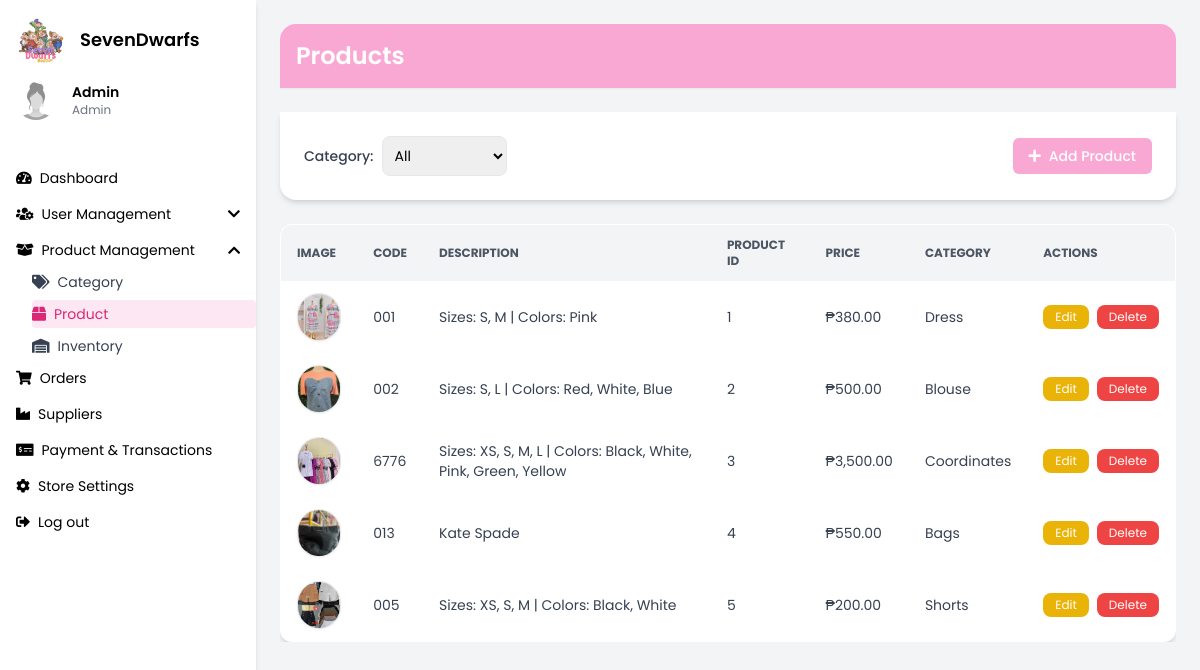
/products.php, run on the app's committed database.
### tables this page shows
CREATE TABLE `products` (
  `product_id` int(11) NOT NULL,
  `product_name` varchar(255) DEFAULT NULL,
  `description` text DEFAULT NULL,
  `price_id` int(11) DEFAULT NULL,
  `stocks` int(11) DEFAULT NULL,
  `category_id` int(11) DEFAULT NULL,
  `image_url` text DEFAULT NULL,
  `created_at` timestamp NOT NULL DEFAULT current_timestamp(),
  `supplier_id` int(11) DEFAULT NULL,
  `supplier_price` decimal(10,2) NOT NULL,
  `revenue` decimal(10,2) GENERATED ALWAYS AS (`price_id` - `supplier_price`) STORED,
  `sizes` varchar(255) DEFAULT NULL,
  `colors` varchar(255) DEFAULT NULL
);

CREATE TABLE `categories` (
  `category_id` int(11) NOT NULL,
  `category_code` varchar(10) DEFAULT NULL,
  `category_name` varchar(100) NOT NULL
);

### products.php (the view, shortened to what this page needs)
<?php
require 'conn.php';
$admin_name = "Admin";
$admin_role = "Admin";
$products = [];
$sqlProducts = "
    SELECT p.*, c.category_name
    FROM products p
    LEFT JOIN categories c ON p.category_id = c.category_id
";
$productStmt = $conn->prepare($sqlProducts);
$productStmt->execute();
$resultProducts = $productStmt->get_result();
if ($resultProducts->num_rows > 0) {
    while ($row = $resultProducts->fetch_assoc()) {
        $products[] = $row;
    }
}
?>
<!DOCTYPE html>
<html lang="en">
 <head>
  <script src="https://cdn.tailwindcss.com"></script>
  <link href="https://cdnjs.cloudflare.com/ajax/libs/font-awesome/5.15.3/css/all.min.css" rel="stylesheet" />
</head>
<body class="bg-gray-100 font-poppins text-sm transition-all duration-300">
 <body class="bg-gray-100 text-sm">
  <div class="flex h-screen">
<div class="w-64 bg-white shadow-md min-h-screen" x-data="{ userMenu: false, productMenu: true }">
  <div class="p-4">
    <div class="flex items-center space-x-4">
      <img src="logo2.png" alt="Logo" class="rounded-full w-12 h-12" />
      <h2 class="text-lg font-semibold">SevenDwarfs</h2>
    </div>
    <div class="mt-4 flex items-center space-x-4">
      <img src="newID.jpg" alt="Admin" class="rounded-full w-10 h-10" />
      <div>
        <h3 class="text-sm font-semibold"><?php echo htmlspecialchars($admin_name); ?></h3>
        <p class="text-xs text-gray-500"><?php echo htmlspecialchars($admin_role); ?></p>
      </div>
    </div>
  </div>
  <nav class="mt-6">
    <ul>
      <li class="px-4 py-2 hover:bg-gray-200">
        <a href="dashboard.php" class="flex items-center">
          <i class="fas fa-tachometer-alt mr-2"></i>Dashboard
        </a>
      </li>
      <li class="px-4 py-2 hover:bg-gray-200 cursor-pointer" @click="userMenu = !userMenu">
        <div class="flex items-center justify-between">
          <span class="flex items-center">
            <i class="fas fa-users-cog mr-2"></i>User Management
          </span>
          <i class="fas fa-chevron-down transition-transform duration-200" :class="{ 'rotate-180': userMenu }"></i>
        </div>
      </li>
      <li class="px-4 py-2 hover:bg-gray-200 cursor-pointer" @click="productMenu = !productMenu">
        <div class="flex items-center justify-between">
          <span class="flex items-center">
            <i class="fas fa-box-open mr-2"></i>Product Management
          </span>
          <i class="fas fa-chevron-down transition-transform duration-200" :class="{ 'rotate-180': productMenu }"></i>
        </div>
      </li>
      <ul x-show="productMenu" x-transition class="pl-8 text-sm text-gray-700 space-y-1">
        <li class="py-1 hover:text-pink-600"><a href="categories.php" class="flex items-center"><i class="fas fa-tags mr-2"></i>Category</a></li>
        <li class="py-1 bg-pink-100 text-pink-600 rounded"><a href="products.php" class="flex items-center"><i class="fas fa-box mr-2"></i>Product</a></li>
        <li class="py-1 hover:text-pink-600"><a href="inventory.php" class="flex items-center"><i class="fas fa-warehouse mr-2"></i>Inventory</a></li>
      </ul>
      <li class="px-4 py-2 hover:bg-gray-200">
        <a href="orders.php" class="flex items-center">
          <i class="fas fa-shopping-cart mr-2"></i>Orders
        </a>
      </li>
      <li class="px-4 py-2 hover:bg-gray-200 ">
          <a href="suppliers.php" class="flex items-center">
            <i class="fas fa-industry mr-2"></i>Suppliers
          </a>
        </li>
      <li class="px-4 py-2 hover:bg-gray-200">
        <a href="payandtransac.php" class="flex items-center">
          <i class="fas fa-money-check-alt mr-2"></i>Payment & Transactions
        </a>
      </li>
      <li class="px-4 py-2 hover:bg-gray-200">
        <a href="storesettings.php" class="flex items-center">
          <i class="fas fa-cog mr-2"></i>Store Settings
        </a>
      </li>
      <li class="px-4 py-2 hover:bg-gray-200">
        <a href="logout.php" class="flex items-center">
          <i class="fas fa-sign-out-alt mr-2"></i>Log out
        </a>
      </li>
    </ul>
  </nav>
</div>
<div class="flex-1 p-6 space-y-6 transition-all duration-300 font-poppins">
  <div class="bg-pink-300 text-white p-4 rounded-t-2xl shadow-sm">
    <h1 class="text-2xl font-semibold">Products</h1>
  </div>
<div class="bg-white p-6 rounded-b-2xl shadow-md space-y-6">
  <div class="flex flex-wrap items-center justify-between gap-4">
    <form method="GET" action="products.php" id="categoryForm" class="flex items-center space-x-2">
      <label class="text-gray-700 font-medium">Category:</label>
      <select name="category" onchange="document.getElementById('categoryForm').submit()" class="p-2 border rounded-lg focus:outline-none focus:ring-2 focus:ring-pink-500 transition">
        <option value="all">All</option>
      </select>
    </form>
    <a href="add_product.php"
      class="flex items-center gap-2 bg-pink-300 hover:bg-pink-500 text-white text-sm font-medium rounded-md px-4 py-2 transition"
    >
      <i class="fas fa-plus"></i> Add Product
    </a>
  </div>
</div>
    <div class="overflow-x-auto">
      <table class="min-w-full bg-white border border-gray-200 shadow-md rounded-xl overflow-hidden">
        <thead class="bg-gray-100 text-gray-600 uppercase text-xs">
          <tr>
            <th class="px-4 py-3 text-left">Image</th>
            <th class="px-4 py-3 text-left">Code</th>
            <th class="px-4 py-3 text-left">Description</th>
            <th class="px-4 py-3 text-left">Product ID</th>
            <th class="px-4 py-3 text-left">Price</th>
            <th class="px-4 py-3 text-left">Category</th>
            <th class="px-4 py-3 text-left">Actions</th>
          </tr>
        </thead>
        <tbody class="text-gray-700 text-sm">
          <?php if (!empty($products)) { foreach ($products as $product) { ?>
            <tr class="hover:bg-gray-50 transition">
              <td class="px-4 py-3">
                <img src="<?= htmlspecialchars($product['image_url']); ?>" alt="Product" class="w-12 h-12 object-cover rounded-full border shadow-sm" />
              </td>
              <td class="px-4 py-3"><?= htmlspecialchars($product['product_name']); ?></td>
              <td class="px-4 py-3"><?= htmlspecialchars($product['description']); ?></td>
              <td class="px-4 py-3"><?= $product['product_id']; ?></td>
              <td class="px-4 py-3">₱<?= number_format($product['price_id'], 2); ?></td>
              <td class="px-4 py-3"><?= htmlspecialchars($product['category_name']); ?></td>
              <td class="px-4 py-3">
                <div class="flex gap-2">
                  <a href="edit_product.php?id=<?= $product['product_id']; ?>" class="bg-yellow-500 hover:bg-yellow-600 text-white px-3 py-1 rounded-lg transition text-xs">Edit</a>
                  <a href="delete_product.php?id=<?= $product['product_id']; ?>" onclick="return confirm('Are you sure you want to delete this product?')" class="bg-red-500 hover:bg-red-600 text-white px-3 py-1 rounded-lg transition text-xs">Delete</a>
                </div>
              </td>
            </tr>
          <?php }} else { ?>
            <tr>
              <td colspan="9" class="text-center text-gray-500 py-6">No products available</td>
            </tr>
          <?php } ?>
        </tbody>
      </table>
    </div>
  </div>
</div>

### data on the page
products: image_url (picture), product_name "001", description "Sizes: S, M | Colors: Pink", product_id "1", price "380.00", category.category_name "Dress"
products: image_url (picture), product_name "002", description "Sizes: S, L | Colors: Red, White, Blue", product_id "2", price "500.00", category.category_name "Blouse"
products: image_url (picture), product_name "6776", description "Sizes: XS, S, M, L | Colors: Black, White, Pink, Green, Yellow", product_id "3", price "3,500.00", category.category_name "Coordinates"
products: image_url (picture), product_name "013", description "Kate Spade", product_id "4", price "550.00", category.category_name "Bags"
products: image_url (picture), product_name "005", description "Sizes: XS, S, M | Colors: Black, White", product_id "5", price "200.00", category.category_name "Shorts"

### other printed values
$admin_name "Admin"
$admin_role "Admin"
